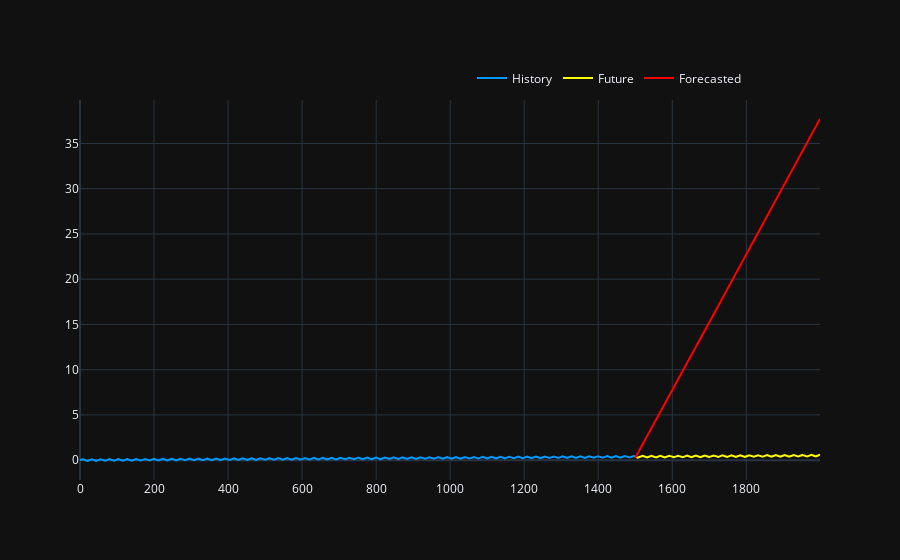

The cell this chart's notebook holds for it:
### Code cell
y = model.predict(src, len(test_serie_raw)).cpu().numpy()
y = y.cumsum()
y = unscale(y, scaler)
plot_predictions(train_serie_raw, test_serie_raw, y)

### Figure 1 — Plotly figure (JSON) as saved in the notebook; plotly's stock layout.template omitted (floating-point values rounded to 4 significant figures; data arrays with more than 128 entries replaced by an {"elided": "..."} marker saying what was removed)
{"data": [{"hovertemplate": "$%{y:.2f}", "line": {"color": "#0099ff"}, "mode": "lines", "name": "History", "type": "scatter", "x": {"elided": "1500 int values"}, "y": {"elided": "1500 float values"}}, {"hovertemplate": "$%{y:.2f}", "line": {"color": "yellow"}, "mode": "lines", "name": "Future", "type": "scatter", "x": {"elided": "500 int values"}, "y": {"elided": "500 float values"}}, {"hovertemplate": "$%{y:.2f}", "line": {"color": "red"}, "mode": "lines", "name": "Forecasted", "type": "scatter", "x": {"elided": "500 int values"}, "y": {"elided": "500 float values"}}], "layout": {"hovermode": "x unified", "legend": {"orientation": "h", "x": 0.9, "xanchor": "right", "y": 1.02, "yanchor": "bottom"}, "xaxis": {"rangeselector": {"font": {"color": "black"}}}, "yaxis": {"fixedrange": true}}}
